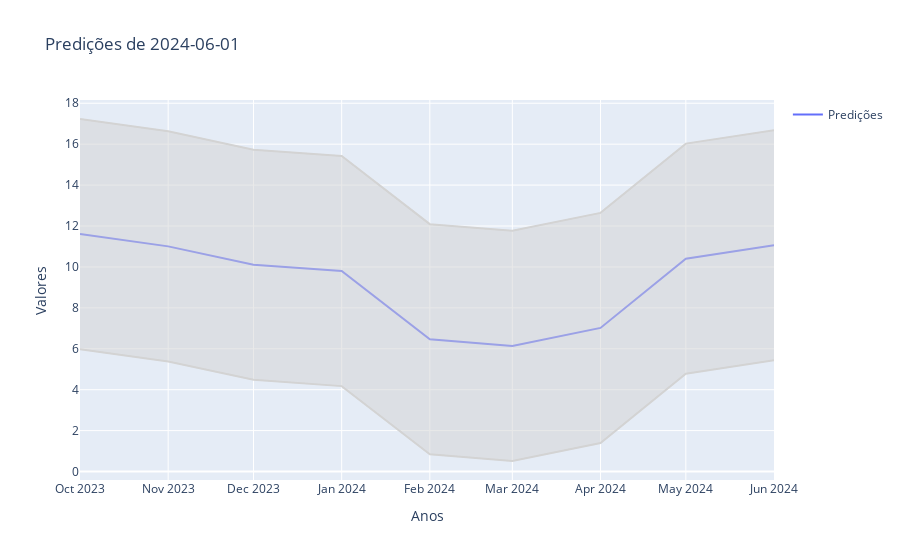

Notebook cell for this chart:
### Code cell
import plotly.graph_objects as go
import plotly.io as pio
fig = go.Figure()
fig.add_trace(go.Scatter(x=resultados_best.index,y=resultados_best['predicao'],mode='lines',name='Predições'))
fig.add_trace(
            go.Scatter(
                x=resultados_best.index,
                y=resultados_best.intervalo_lower,
                fill=None,
                mode="lines",
                line=dict(color="lightgrey"),
                showlegend=False,
            )
        )
fig.add_trace(
    go.Scatter(
        x=resultados_best.index,
        y=resultados_best.intervalo_upper,
        fill="tonexty",
        mode="lines",
        line=dict(color="lightgrey"),
        showlegend=False,
        
    )
)
data_legenda = resultados_best.index[-1].strftime('%Y-%m-%d')
fig.update_layout(title=f'Predições de {data_legenda}',xaxis_title='Anos',yaxis_title='Valores')
fig.show()

### Figure 1 — Plotly figure (JSON) as saved in the notebook; plotly's stock layout.template omitted (floating-point values rounded to 4 significant figures)
{"data": [{"mode": "lines", "name": "Predições", "type": "scatter", "x": ["2023-10-01T00:00:00", "2023-11-01T00:00:00", "2023-12-01T00:00:00", "2024-01-01T00:00:00", "2024-02-01T00:00:00", "2024-03-01T00:00:00", "2024-04-01T00:00:00", "2024-05-01T00:00:00", "2024-06-01T00:00:00"], "y": [11.61, 11.01, 10.11, 9.799, 6.467, 6.14, 7.019, 10.4, 11.06]}, {"line": {"color": "lightgrey"}, "mode": "lines", "showlegend": false, "type": "scatter", "x": ["2023-10-01T00:00:00", "2023-11-01T00:00:00", "2023-12-01T00:00:00", "2024-01-01T00:00:00", "2024-02-01T00:00:00", "2024-03-01T00:00:00", "2024-04-01T00:00:00", "2024-05-01T00:00:00", "2024-06-01T00:00:00"], "y": [5.982, 5.381, 4.484, 4.175, 0.8421, 0.5152, 1.395, 4.779, 5.437]}, {"fill": "tonexty", "line": {"color": "lightgrey"}, "mode": "lines", "showlegend": false, "type": "scatter", "x": ["2023-10-01T00:00:00", "2023-11-01T00:00:00", "2023-12-01T00:00:00", "2024-01-01T00:00:00", "2024-02-01T00:00:00", "2024-03-01T00:00:00", "2024-04-01T00:00:00", "2024-05-01T00:00:00", "2024-06-01T00:00:00"], "y": [17.23, 16.63, 15.73, 15.42, 12.09, 11.76, 12.64, 16.03, 16.69]}], "layout": {"title": {"text": "Predições de 2024-06-01"}, "xaxis": {"title": {"text": "Anos"}}, "yaxis": {"title": {"text": "Valores"}}}}
